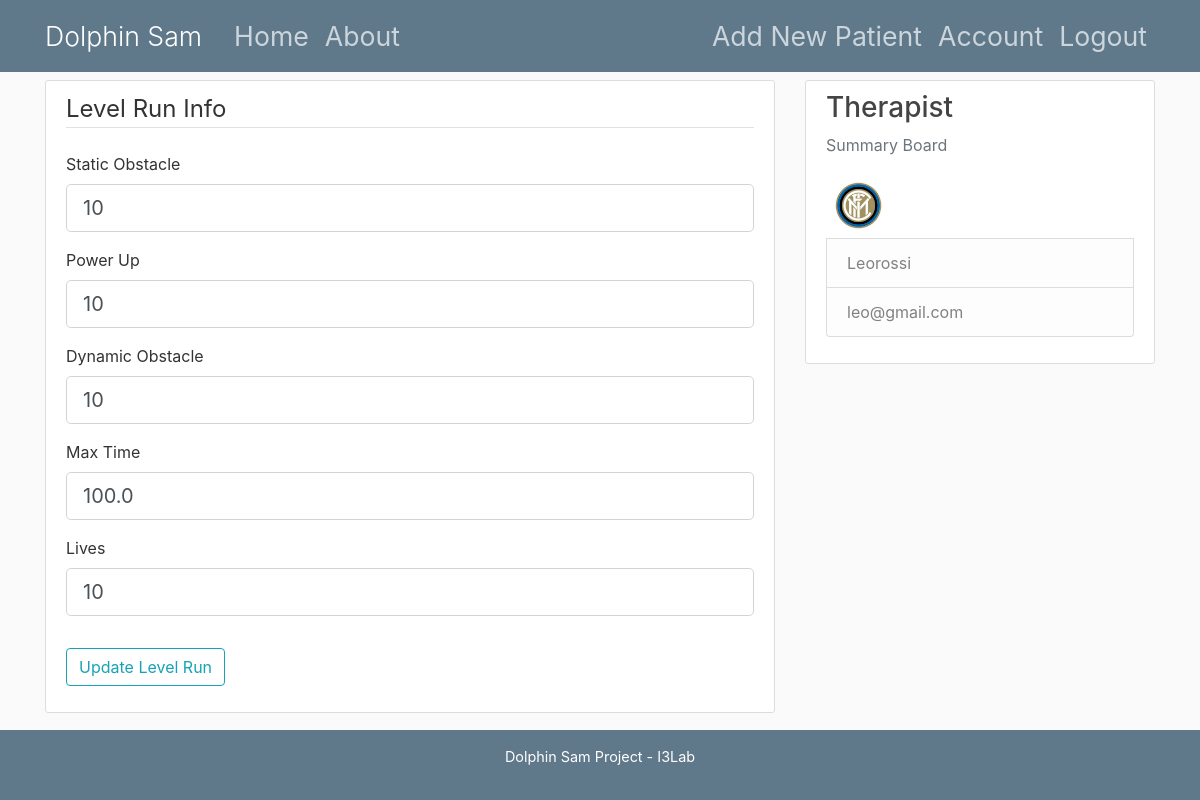
Before: /patientlevrun/1-1 (signed in) with the older database file.
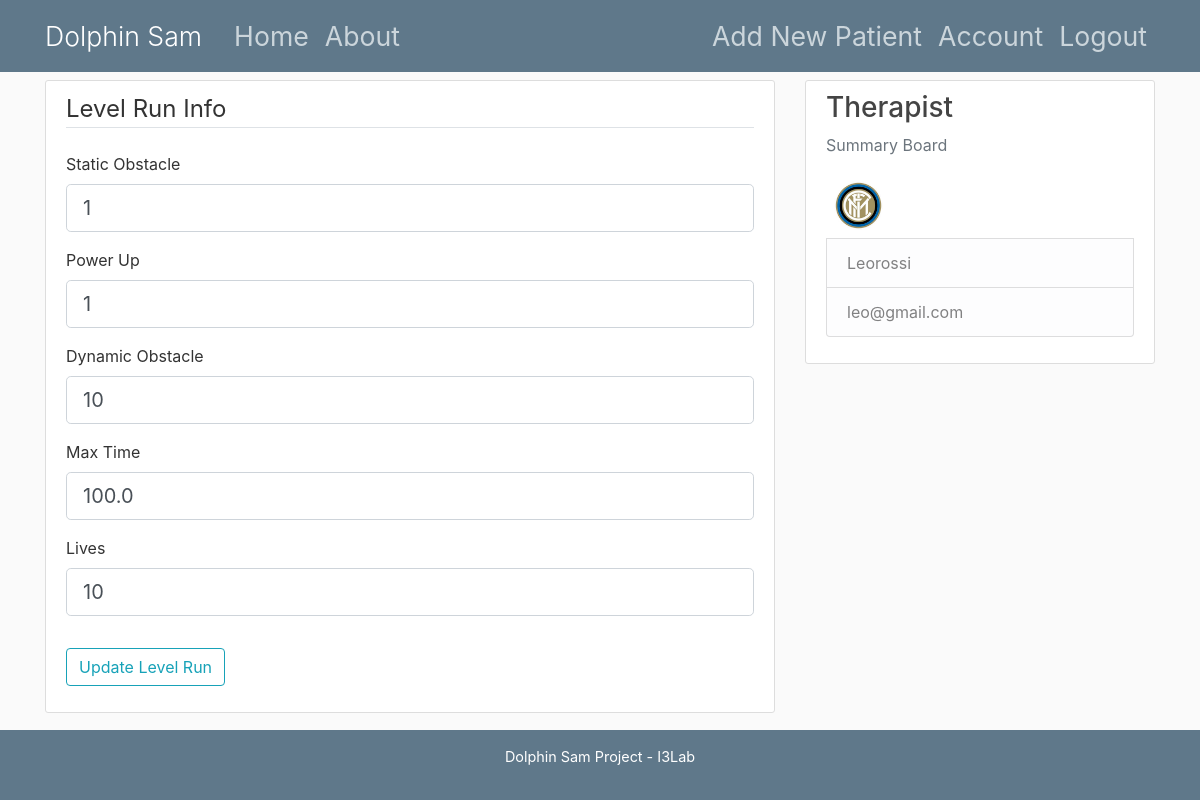
After: the same page with the newer database file.
### server/models.py (models this page shows, shortened)
class LevelRun(db.Model):
    id = db.Column(db.Integer, primary_key=True)
    name = db.Column(db.String, nullable=False, default='default')
    static_obstacle = db.Column(db.Integer, nullable=False, default=10)
    power_up = db.Column(db.Integer, nullable=False, default=10)
    dynamic_obstacle = db.Column(db.Integer, nullable=False, default=10)
    max_time = db.Column(db.Float, nullable=False, default=100.0)
    lives = db.Column(db.Integer, nullable=False, default=10)
    patient_id = db.Column(db.Integer, db.ForeignKey('patient.id'), nullable=False)

### server/routes.py (the view)
@app.route("/patientlevrun/<id_p>-<id_lr>", methods=['GET', 'POST'])
@login_required
def patientlevrun(id_p, id_lr):
    print('sono in patient lev run')
    if current_user.is_authenticated:
        id_reg = id_p.replace('}', '')
        id_int = int(id_reg)
        lr_int = int(id_lr)
        for p in range(0, len(current_user.patients)):
            if current_user.patients[p].id == id_int:
                index = p
        for i in range(0, 2):
            print('i: {}'.format(i))
            if current_user.patients[index].levels_run[i].id == lr_int:
                index_lr = i
        form = UpdateLevelRunForm()
        if form.validate_on_submit():
            current_user.patients[index].levels_run[index_lr].static_obstacle = form.static_obstacle.data
            current_user.patients[index].levels_run[index_lr].power_up = form.power_up.data
            current_user.patients[index].levels_run[index_lr].dynamic_obstacle = form.dynamic_obstacle.data
            current_user.patients[index].levels_run[index_lr].max_time = form.max_time.data
            current_user.patients[index].levels_run[index_lr].lives = form.lives.data
            db.session.commit()
            flash('The patient account has been Updated!', 'success')
            return redirect(url_for('home'))
        elif request.method == 'GET':
            form.static_obstacle.data = current_user.patients[index].levels_run[index_lr].static_obstacle
            form.power_up.data = current_user.patients[index].levels_run[index_lr].power_up
            form.dynamic_obstacle.data = current_user.patients[index].levels_run[index_lr].dynamic_obstacle
            form.max_time.data = current_user.patients[index].levels_run[index_lr].max_time
            form.lives.data = current_user.patients[index].levels_run[index_lr].lives
        return render_template('level_run_update.html', title='Level_Run_Update', form=form)

### server/form.py
class UpdateLevelRunForm(FlaskForm):
    static_obstacle = IntegerField('Static Obstacle', validators=[DataRequired()])
    power_up = IntegerField('Power Up', validators=[DataRequired()])
    dynamic_obstacle = IntegerField('Dynamic Obstacle', validators=[DataRequired()])
    max_time = FloatField('Max Time', validators=[DataRequired()])
    lives = IntegerField('Lives', validators=[DataRequired()])
    submit = SubmitField('Update Level Run')

### server/models.py (called while the page is built)
@login_manager.user_loader
def load_user(user_id):
    return User.query.get(int(user_id))

### server/templates/level_run_update.html (shortened to what this page needs)
{% extends "layout_fixed.html" %}
{% block content %}
<div class="content-section">
    <form method="POST" action="" enctype="multipart/form-data">
        <fieldset class="form-group">
            <legend class="border-bottom mb-4">Level Run Info</legend>
            <div class="form-group">
                {{ form.static_obstacle.label(class="form-control-label") }}
                {% if form.static_obstacle.errors %}
                {{ form.static_obstacle(class="form-control form-control-lg is-invalid") }}
                <div class="invalid-feedback">
                    {% for error in form.static_obstacle.errors %}
                    <span>{{ error }}</span>
                    {% endfor %}
                </div>
                {% else %}
                {{ form.static_obstacle(class="form-control form-control-lg") }}
                {% endif %}
            </div>
            <div class="form-group">
                {{ form.power_up.label(class="form-control-label") }}
                {% if form.power_up.errors %}
                {{ form.power_up(class="form-control form-control-lg is-invalid") }}
                <div class="invalid-feedback">
                    {% for error in form.power_up.errors %}
                    <span>{{ error }}</span>
                    {% endfor %}
                </div>
                {% else %}
                {{ form.power_up(class="form-control form-control-lg") }}
                {% endif %}
            </div>
            <div class="form-group">
                {{ form.dynamic_obstacle.label(class="form-control-label") }}
                {% if form.dynamic_obstacle.errors %}
                {{ form.dynamic_obstacle(class="form-control form-control-lg is-invalid") }}
                <div class="invalid-feedback">
                    {% for error in form.dynamic_obstacle.errors %}
                    <span>{{ error }}</span>
                    {% endfor %}
                </div>
                {% else %}
                {{ form.dynamic_obstacle(class="form-control form-control-lg") }}
                {% endif %}
            </div>
            <div class="form-group">
                {{ form.max_time.label(class="form-control-label") }}
                {% if form.max_time.errors %}
                {{ form.max_time(class="form-control form-control-lg is-invalid") }}
                <div class="invalid-feedback">
                    {% for error in form.max_time.errors %}
                    <span>{{ error }}</span>
                    {% endfor %}
                </div>
                {% else %}
                {{ form.max_time(class="form-control form-control-lg") }}
                {% endif %}
            </div>
            <div class="form-group">
                {{ form.lives.label(class="form-control-label") }}
                {% if form.lives.errors %}
                {{ form.lives(class="form-control form-control-lg is-invalid") }}
                <div class="invalid-feedback">
                    {% for error in form.lives.errors %}
                    <span>{{ error }}</span>
                    {% endfor %}
                </div>
                {% else %}
                {{ form.lives(class="form-control form-control-lg") }}
                {% endif %}
            </div>
        </fieldset>
        <div class="form-group">
            {{ form.submit(class="btn btn-outline-info") }}
        </div>
    </form>
</div>
{% endblock content %}

Changed rows visible on the page:
changed LevelRun: static_obstacle "10" → "1"; power_up "10" → "1"
